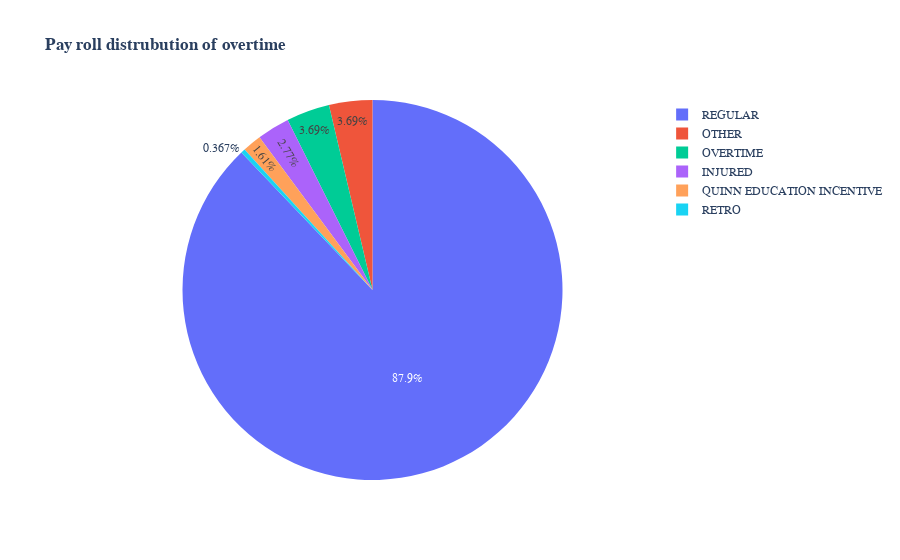

Write notebook code for a chart like this one.
### Code cell
total_regular=df['REGULAR'].sum()
total_retro=df['RETRO'].sum()
total_other=df['OTHER'].sum()
total_gross=df['TOTAL_GROSS'].sum()
total_overtime=df['OVERTIME'].sum()
total_quinn=df['QUINN_EDUCATION_INCENTIVE'].sum()
total_injured=df['INJURED'].sum()
data=[total_regular,total_retro,total_other,total_other,total_quinn,total_injured]
title=['REGULAR','RETRO','OTHER','OVERTIME','QUINN EDUCATION INCENTIVE','INJURED']
import matplotlib.pyplot as plt
import plotly.express as px

fig = px.pie(df, values=data, names=title, title='<b>Pay roll distrubution of overtime</b>')
fig.update_layout(font_family="GT America Bold")
# change the frount of thing other than title to GT-America-Standard-regular

fig.update_layout(font=dict(family="GT America"))

fig.show()
print(data)

### Figure 1 — Plotly figure (JSON) as saved in the notebook; plotly's stock layout.template omitted (floating-point values rounded to 4 significant figures)
{"data": [{"domain": {"x": [0, 1], "y": [0, 1]}, "hovertemplate": "label=%{label}<br>value=%{value}<extra></extra>", "labels": ["REGULAR", "RETRO", "OTHER", "OVERTIME", "QUINN EDUCATION INCENTIVE", "INJURED"], "legendgroup": "", "name": "", "showlegend": true, "type": "pie", "values": [1554000000.0, 6489000.0, 65150000.0, 65150000.0, 28540000.0, 49030000.0]}], "layout": {"font": {"family": "GT America"}, "legend": {"tracegroupgap": 0}, "title": {"text": "<b>Pay roll distrubution of overtime</b>"}}}
